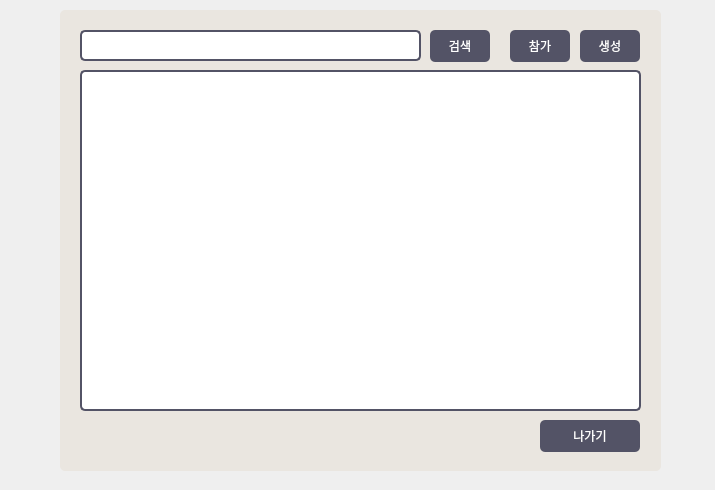
<?xml version="1.0" encoding="UTF-8"?>
<ui version="4.0">
 <class>ChatListWindow</class>
 <widget class="QMainWindow" name="ChatListWindow">
  <property name="geometry">
   <rect>
    <x>0</x>
    <y>0</y>
    <width>715</width>
    <height>490</height>
   </rect>
  </property>
  <property name="sizePolicy">
   <sizepolicy hsizetype="Preferred" vsizetype="Preferred">
    <horstretch>0</horstretch>
    <verstretch>0</verstretch>
   </sizepolicy>
  </property>
  <property name="windowTitle">
   <string>MainWindow</string>
  </property>
  <widget class="QWidget" name="centralwidget">
   <widget class="QFrame" name="frame">
    <property name="geometry">
     <rect>
      <x>60</x>
      <y>10</y>
      <width>601</width>
      <height>461</height>
     </rect>
    </property>
    <property name="sizePolicy">
     <sizepolicy hsizetype="Preferred" vsizetype="Preferred">
      <horstretch>0</horstretch>
      <verstretch>0</verstretch>
     </sizepolicy>
    </property>
    <property name="styleSheet">
     <string notr="true">Background: rgb(234, 230, 224);
border-radius: 5px;</string>
    </property>
    <property name="frameShape">
     <enum>QFrame::StyledPanel</enum>
    </property>
    <property name="frameShadow">
     <enum>QFrame::Raised</enum>
    </property>
    <widget class="QLineEdit" name="ChatNameInput">
     <property name="geometry">
      <rect>
       <x>20</x>
       <y>20</y>
       <width>341</width>
       <height>31</height>
      </rect>
     </property>
     <property name="styleSheet">
      <string notr="true">background-color: #FFFFFF;
color: rgb(28, 28, 28);
border: 1.5px solid #535366;
border-radius: 5px; </string>
     </property>
    </widget>
    <widget class="QPushButton" name="FindChatButton">
     <property name="geometry">
      <rect>
       <x>370</x>
       <y>20</y>
       <width>60</width>
       <height>32</height>
      </rect>
     </property>
     <property name="styleSheet">
      <string notr="true">QPushButton { 
    background-color: #535366; 
    color: white; 
    border-radius: 5px; 
    }
 QPushButton:hover { 
    background-color: #555; 
    }
  QPushButton:pressed { 
    background-color: #777; 
    }</string>
     </property>
     <property name="text">
      <string>검색</string>
     </property>
    </widget>
    <widget class="QPushButton" name="JoinChatButton">
     <property name="geometry">
      <rect>
       <x>450</x>
       <y>20</y>
       <width>60</width>
       <height>32</height>
      </rect>
     </property>
     <property name="styleSheet">
      <string notr="true">QPushButton { 
    background-color: #535366; 
    color: white; 
    border-radius: 5px; 
    }
 QPushButton:hover { 
    background-color: #555; 
    }
  QPushButton:pressed { 
    background-color: #777; 
    }</string>
     </property>
     <property name="text">
      <string>참가</string>
     </property>
    </widget>
    <widget class="QPushButton" name="NewChatButton">
     <property name="geometry">
      <rect>
       <x>520</x>
       <y>20</y>
       <width>60</width>
       <height>32</height>
      </rect>
     </property>
     <property name="styleSheet">
      <string notr="true">QPushButton { 
    background-color: #535366; 
    color: white; 
    border-radius: 5px; 
    }
 QPushButton:hover { 
    background-color: #555; 
    }
  QPushButton:pressed { 
    background-color: #777; 
    }</string>
     </property>
     <property name="text">
      <string>생성</string>
     </property>
    </widget>
    <widget class="QListWidget" name="JoinChatListWidget">
     <property name="geometry">
      <rect>
       <x>20</x>
       <y>60</y>
       <width>561</width>
       <height>341</height>
      </rect>
     </property>
     <property name="styleSheet">
      <string notr="true">background-color: #FFFFFF;
color: rgb(28, 28, 28);
border: 1.5px solid #535366;
border-radius: 5px; </string>
     </property>
    </widget>
    <widget class="QPushButton" name="BackButton">
     <property name="geometry">
      <rect>
       <x>480</x>
       <y>410</y>
       <width>100</width>
       <height>32</height>
      </rect>
     </property>
     <property name="styleSheet">
      <string notr="true">QPushButton { 
    background-color: #535366; 
    color: white; 
    border-radius: 5px; 
    }
 QPushButton:hover { 
    background-color: #555; 
    }
  QPushButton:pressed { 
    background-color: #777; 
    }</string>
     </property>
     <property name="text">
      <string>나가기</string>
     </property>
    </widget>
   </widget>
  </widget>
 </widget>
 <resources/>
 <connections/>
</ui>
